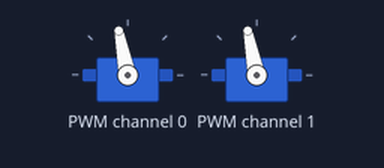
This program was run on a simulated Raspberry Pi (BCM pin numbers). Shown: 2 × servo. Servo angles are drawn from the pulse width (0.5 ms = 0°, 2.5 ms = 180°); the clock reads 2024-03-15 10:24:30 at power-on unless the program sets it; library files of the repository ran but are not shown: pca9685.py; what the program prints to the terminal is not drawn.

Above: at 0.05 s.
Timing chart, 0 to 4.6 s (numbered marks = the images above):
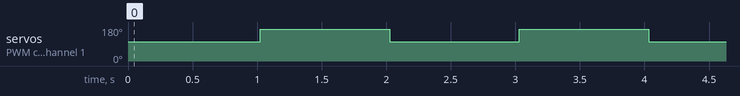

The program:

turret_pwm.py
```python
from pca9685 import pca9685
import time

class TURRET_PWM(object):
    def __init__(self, freq=60):
        self.device = pca9685()
        self.device.set_pwm_freq(freq)

        # Configure min and max servo pulse lengths
        self.yaw_servo_lim = [150, 600]  # Pulse length out of 4096
        self.pitch_servo_lim = [150, 600]
        self.servo_abs_max = 4096

    def set_servo_pulse(self, channel, pulse):
        self.device.set_pwm(channel, 0, pulse)
        return False

    def set_yaw(self, norm_val):

        val = int((norm_val + 1.0)/2.0*(self.yaw_servo_lim[1]-self.yaw_servo_lim[0]) + self.yaw_servo_lim[0])

        if val > self.yaw_servo_lim[1]:
            self.set_servo_pulse(1, self.yaw_servo_lim[1])
            return False

        if val < self.yaw_servo_lim[0]:
            self.set_servo_pulse(1, self.yaw_servo_lim[0])
            return False

        self.set_servo_pulse(1, val)
        return True

    def set_pitch(self, norm_val):

        val = int((norm_val + 1.0)/2.0*(self.pitch_servo_lim[1]-self.pitch_servo_lim[0]) + self.pitch_servo_lim[0])

        if val > self.pitch_servo_lim[1]:
            self.set_servo_pulse(0, self.pitch_servo_lim[1])
            return False

        if val < self.pitch_servo_lim[0]:
            self.set_servo_pulse(0, self.pitch_servo_lim[0])
            return False
        print(val)
        self.set_servo_pulse(0, val)
        return True

if __name__ == '__main__':

    pwm = TURRET_PWM()

    while True:
        # Move servo on channel O between extremes.
        pwm.set_pitch(0.1)
        pwm.set_yaw(0.1)
        time.sleep(1)
        pwm.set_pitch(0.9)
        pwm.set_yaw(0.9)
        time.sleep(1)
```

Measured:
- by itself, servo on PWM channel 0, servo on PWM channel 1: alternates 167° for 1.0 s and 101° for 1.0 s
